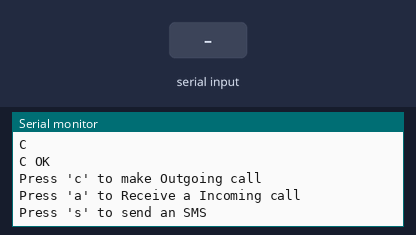
The sketch below on a simulated Arduino Uno, built with avr-gcc and run on an emulated ATmega328P. On the bench: the last lines printed to the serial monitor. Inputs (shaded band) come from the test bench. The modem accepts every AT command (registered, SIM ready, sends succeed) and sends nothing else.

Above: at 2.2 s.
2.3 s: "c\n" received over Serial
At 3.4 s:
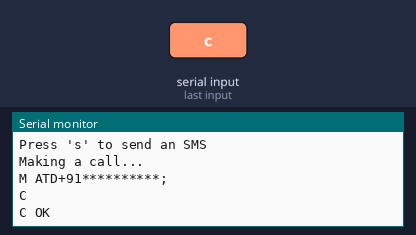
3.8 s: byte 115 ('s') received over Serial
At 4.6 s:
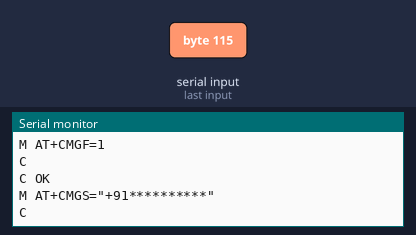
5.3 s: byte 97 ('a') received over Serial
At 6.5 s:
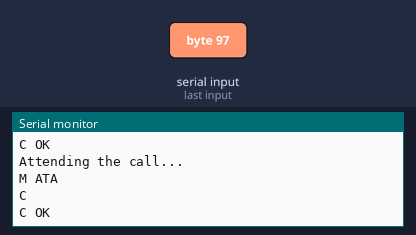
6.8 s: "+CLCC:\n" received over the second serial link
At 7.2 s:
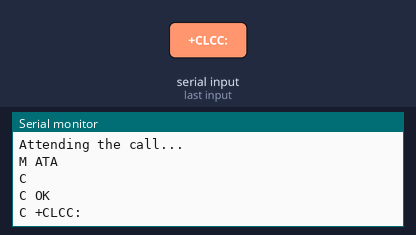
8.3 s: "+CMTI\n" received over the second serial link
At 9.5 s:
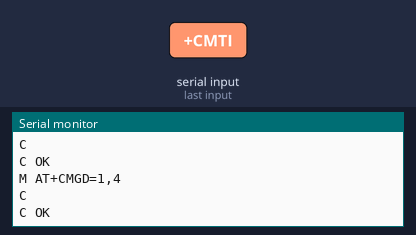
9.8 s: ",\n" received over the second serial link
At 10.7 s:
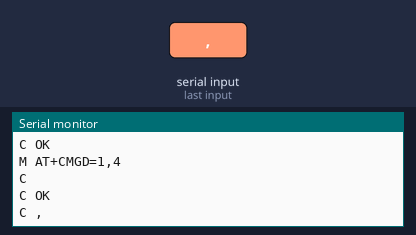

The sketch:

SMS_and_CALL_with_4G.ino
```cpp
#include <SoftwareSerial.h>

// Define SoftwareSerial object for communication with the 4G module module
SoftwareSerial mySerial(2, 3);

// Flags and variables
bool baud = false;                    // Flag to ensure baud rate setup only once
bool incomingCall = false;            // Flag for incoming call status
bool outgoingCallDetected = false;    // Flag to prevent duplicate outgoing call detection
String newSMSIndex;                   // Index of the new SMS
const char* callingNumber = "+91**********";   // Number to call
const char* messageToSend = "Hello from Arduino!";  // Message to send

void setup() {
  mySerial.begin(115200);  // Setting the baud rate of 4G Module
  Serial.begin(19200);
  delay(1000);
}

void loop() {
  // Baud rate setup
  if (millis() >= 300) {
    if (!baud) {
      ATCommandOK("AT+IPR=19200\r\n", true);  // Set baud rate
      mySerial.end();
      mySerial.begin(19200);
      baud = true;
      // Display menu options
      Serial.println("Press 'c' to make Outgoing call");
      Serial.println("Press 'a' to Receive a Incoming call");
      Serial.println("Press 's' to send an SMS");
    }
  }

  // Check for user input from serial monitor
  if (Serial.available() > 0) {
    char command = Serial.read();
    switch (command) {
      case 'c':
        incomingCall = false;
        makeCall(callingNumber);    // Initiate outgoing call
        break;
      case 's':
        sendSMS(callingNumber, messageToSend);   // Send SMS
        break;
      case 'a':
        attendCall();   // Answer incoming call
        break;
    }
  }

  // Check for responses from 4G module
  if (mySerial.available() > 0) {
    String response = ReadString();
    if (response.indexOf("+CLCC:") != -1) {
      if (!outgoingCallDetected) {
        // Outgoing call initiated
        outgoingCallDetected = true;
      }
    } else if (response.indexOf("+CMTI") != -1) {
      Serial.println("New SMS received!");
      // Extract index of the new SMS
      int startPos = response.indexOf(",") + 1;
      int endPos = response.indexOf("\",", startPos);
      newSMSIndex = response.substring(startPos, endPos);
      Serial.print("Index of new SMS: ");
      Serial.println(newSMSIndex);
      // Read the content of the new SMS using the obtained index
      ATCommandOK("AT+CMGF=1\r\n", true);  // Set SMS text mode
      ATCommandOK("AT+CMGR=" + newSMSIndex + "\r\n", true);
      ATCommandOK("AT+CMGD=1,4\r\n", true);  // Delete the read SMS
    }
  }
}

// Function to make a call
void makeCall(const char* phoneNumber) {
  Serial.println("Making a call...");
  ATCommandOK("ATD" + String(phoneNumber) + ";\r\n", true);  // Command to make a call
  delay(1000);  // Wait for the call to be initiated
}

// Function to attend an incoming call
void attendCall() {
  Serial.println("Attending the call...");
  ATCommandOK("ATA\r\n", true);  // Command to answer the call
}

// Function to send an SMS
void sendSMS(const char* phoneNumber, const char* message) {
  Serial.println("Sending an SMS...");
  ATCommandOK("AT+CMGF=1\r\n", true);  // Set SMS text mode
  sendBlockingATCommand("AT+CMGS=\"" + String(phoneNumber) + "\"\r\n", true);  // Set SMS recipient
  mySerial.println(message);  // Send the message
  mySerial.write(26);  // Ctrl+Z to send the message
}

// Function to send an AT command and wait for 'OK' or 'ERROR' response
bool ATCommandOK(String cmd, bool extendTime) {
  Serial.print("M ");
  Serial.print(cmd);
  mySerial.print(cmd);

  unsigned long t = millis();
  String str;
  unsigned long int t2 = 4000L;  // Default timeout: 4 seconds
  if (extendTime)
    t2 = 6000L;  // Extended timeout: 6 seconds
  while (millis() - t < t2) {
    if (mySerial.available() > 0) {
      str = ReadString();
      if (str.indexOf("OK") != -1)
        return true;  // 'OK' received
      else if (str.indexOf("ERROR") != -1)
        return false;  // 'ERROR' received
    }
  }
  Serial.println("Timeout 1");  // Timeout message
  return false;                  // Timeout occurred
}

// Function to send an AT command and wait for '>' response
bool sendBlockingATCommand(String cmd, bool extendTime) {
  Serial.print("M ");
  Serial.print(cmd);
  mySerial.print(cmd);

  unsigned long t = millis();
  String str;
  unsigned long int t2 = 4000L;  // Default timeout: 4 seconds
  if (extendTime)
    t2 = 6000L;  // Extended timeout: 6 seconds
  while (millis() - t < t2) {
    if (mySerial.available() > 0) {
      str = ReadString();
      if (str.indexOf(">") != -1)
        return true;  // '>' received
      else if (str.indexOf("ERROR") != -1)
        return false;  // 'ERROR' received
    }
  }
  Serial.println("Timeout 2");  // Timeout message
  return false;                  // Timeout occurred
}

// Function to read a string from serial
String ReadString() {
  String str = "";
  if (mySerial.available() > 0) {
    str = mySerial.readStringUntil('\n');
    Serial.print("C ");
    Serial.println(str);
  }
  return str;
}
```

Measured:
- after the input at 2.3 s, the serial monitor: prints a new line at once (image 1)
- after the input at 3.8 s, the serial monitor: prints a new line at once (image 2)
- after the input at 5.3 s, the serial monitor: prints a new line at once (image 3)
- after the input at 6.8 s, the serial monitor: prints a new line at once (image 4)
- after the input at 8.3 s, the serial monitor: prints a new line at once (image 5)
- after the input at 9.8 s, the serial monitor: prints a new line at once (image 6)
